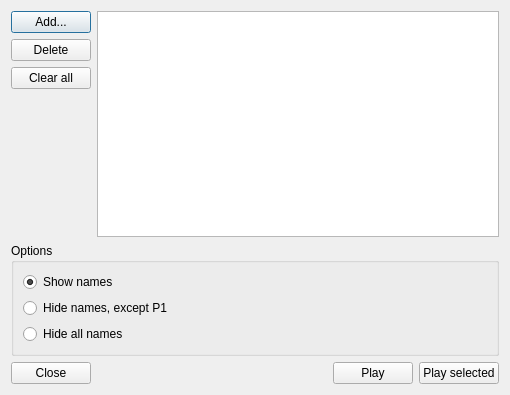
<?xml version="1.0" encoding="UTF-8"?>
<ui version="4.0">
 <class>ReplayDialog</class>
 <widget class="QDialog" name="ReplayDialog">
  <property name="geometry">
   <rect>
    <x>0</x>
    <y>0</y>
    <width>510</width>
    <height>395</height>
   </rect>
  </property>
  <property name="windowTitle">
   <string comment="TitleReplay">Replays</string>
  </property>
  <property name="windowIcon">
   <iconset resource="client.qrc">
    <normaloff>:/icons/red.png</normaloff>:/icons/red.png</iconset>
  </property>
  <layout class="QVBoxLayout" name="verticalLayout_2">
   <item>
    <layout class="QHBoxLayout" name="horizontalLayout">
     <item>
      <layout class="QVBoxLayout" name="verticalLayout_3">
       <item>
        <widget class="QPushButton" name="AddPushButton">
         <property name="text">
          <string comment="ButtonAdd">Add...</string>
         </property>
        </widget>
       </item>
       <item>
        <widget class="QPushButton" name="DeletePushButton">
         <property name="text">
          <string comment="ButtonDelete">Delete</string>
         </property>
        </widget>
       </item>
       <item>
        <widget class="QPushButton" name="ClearAllPushButton">
         <property name="text">
          <string comment="ButtonClearAll">Clear all</string>
         </property>
        </widget>
       </item>
       <item>
        <spacer name="verticalSpacer">
         <property name="orientation">
          <enum>Qt::Vertical</enum>
         </property>
         <property name="sizeHint" stdset="0">
          <size>
           <width>20</width>
           <height>40</height>
          </size>
         </property>
        </spacer>
       </item>
      </layout>
     </item>
     <item>
      <widget class="QListWidget" name="PlaylistListWidget">
       <property name="dragDropMode">
        <enum>QAbstractItemView::InternalMove</enum>
       </property>
       <property name="selectionMode">
        <enum>QAbstractItemView::ContiguousSelection</enum>
       </property>
      </widget>
     </item>
    </layout>
   </item>
   <item>
    <widget class="QGroupBox" name="ReplayOptionsGroupBox">
     <property name="sizePolicy">
      <sizepolicy hsizetype="Expanding" vsizetype="Fixed">
       <horstretch>0</horstretch>
       <verstretch>0</verstretch>
      </sizepolicy>
     </property>
     <property name="title">
      <string comment="TitleOptions">Options</string>
     </property>
     <layout class="QVBoxLayout" name="verticalLayout">
      <item>
       <widget class="QRadioButton" name="ReplayOption0RadioButton">
        <property name="text">
         <string comment="ShowNames1">Show names</string>
        </property>
        <property name="checked">
         <bool>true</bool>
        </property>
       </widget>
      </item>
      <item>
       <widget class="QRadioButton" name="ReplayOption1RadioButton">
        <property name="text">
         <string comment="ShowNames2">Hide names, except P1</string>
        </property>
       </widget>
      </item>
      <item>
       <widget class="QRadioButton" name="ReplayOption2RadioButton">
        <property name="text">
         <string comment="ShowNames3">Hide all names</string>
        </property>
       </widget>
      </item>
     </layout>
    </widget>
   </item>
   <item>
    <layout class="QGridLayout" name="gridLayout">
     <item row="0" column="3">
      <widget class="QPushButton" name="PlaySelectedPushButton">
       <property name="text">
        <string comment="ButtonPlaySelected">Play selected</string>
       </property>
      </widget>
     </item>
     <item row="0" column="2">
      <widget class="QPushButton" name="PlayPushButton">
       <property name="text">
        <string comment="ButtonReplay">Play</string>
       </property>
      </widget>
     </item>
     <item row="0" column="1">
      <spacer name="horizontalSpacer">
       <property name="orientation">
        <enum>Qt::Horizontal</enum>
       </property>
       <property name="sizeHint" stdset="0">
        <size>
         <width>40</width>
         <height>20</height>
        </size>
       </property>
      </spacer>
     </item>
     <item row="0" column="0">
      <widget class="QPushButton" name="CloseButton">
       <property name="text">
        <string comment="ButtonClose">Close</string>
       </property>
      </widget>
     </item>
    </layout>
   </item>
  </layout>
 </widget>
 <resources>
  <include location="client.qrc"/>
 </resources>
 <connections/>
</ui>
